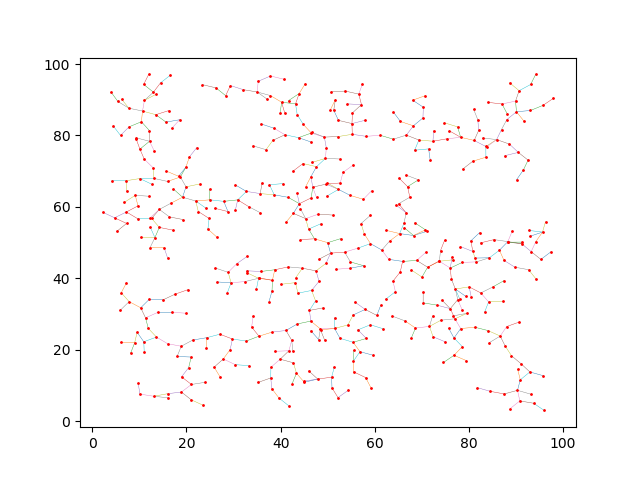

The Python source for this figure:
import matplotlib.pyplot as plt
import numpy as np
from matplotlib.collections import LineCollection
import random
import math

# Parameters
delta = 3.0
qInit = [50.0,50.0]
domain = [100.0,100.0]
k = 10
# Parameters 

class point:
    
    # This is the list of points that self has
    def __init__(self, x, y):
        self.x = x
        self.y = y
        self.children = []

    # For testing
    def printChildren(self):
        for i in range(len(self.children) ):
            print(str(self.children[i].x) + " " + str(self.children[i].y)  )


class circle:

    def __init__(self, x, y, radius):
        self.x = x
        self.y = y
        self.radius = radius

points = []

# Insert description here 
def generateRandomPoint():
    global domain

    randomX = random.random() * domain[0]
    randomY = random.random() * domain[1]
   
    return point(randomX, randomY)


# Calculate distance between two points
def calculateDistance(point1, point2):
    
      
    distance = (point1.x - point2.x)**2 + (point1.y - point2.y)**2
    distance = math.sqrt(distance)

    return distance


# Insert description here
def findNearestPoint(newPoint):
    
    global points
    minPoint = points[0]
    minDistance = 9999999999999999
    # Traverse the list of points and calculate the min
    for i in range(len(points) ):
        
        distance =  calculateDistance(points[i], newPoint) 
        if ( minDistance >=  distance ):
            minDistance = distance 
            minPoint = points[i]
     
    # Add the new point to the list
    # minPoint.children.append(newPoint)
    # points.append(newPoint)
    
    return minPoint


# Insert description here
def calculateDistanceToCenter(point1, point2, circle):
    
    vectorX = float(point2.x - point1.x)
    vectorY = float(point2.y - point1.y)

    lengthOfVector = math.sqrt(vectorX**2 + vectorY**2)
    
    AD = circle.x - point1.x
    
    ED = abs(circle.y - point1.y)
    
    return ED

# Given the newPoint and the closest point, generate the 
# point that we will add to the graph
def findNewConfiguration(closestPoint, newPoint):
    
    global delta
    global points

    vectorX = float(newPoint.x - closestPoint.x)
    vectorY = float(newPoint.y - closestPoint.y)
    
    lengthOfVector = math.sqrt(vectorX**2 + vectorY**2)


    # Scale the length of the vector
    # plt.plot(50, 55)
    # FIX ME - divide by step variable
    vectorX = (float(vectorX) / float(lengthOfVector) ) * delta
    vectorY = (float(vectorY) / float(lengthOfVector) ) * delta

    # Calculate the new point
    finalPoint = point(closestPoint.x + vectorX, closestPoint.y + vectorY)
    # finalPoint = point(newPoint.x + vectorX, newPoint.y + vectorY)

    #print(" ") 
    #print(str(closestPoint.x) + ", " + str(closestPoint.y) ) 
    #print(str(finalPoint.x) + ", " + str(finalPoint.y) )
    #print(" ")


    # Add to list of children
    closestPoint.children.append(finalPoint)
    # Describe
    points.append(finalPoint)

    return finalPoint 

# Insert description of this method here 
def addNewPoint():
    
    # This is the list of all the points
    global points

    newPoint = generateRandomPoint()
    # print(str(newPoint.x) + "," + str(newPoint.y) )
    minPoint = findNearestPoint(newPoint)
    findNewConfiguration(minPoint, newPoint) 


# This takes a list of points and plots 
# all the points and edges 
def plotAllPoints():
   
    global points
    
    # Plot the lines
    for i in range(0, len(points) ):
        for j in range( len(points[i].children ) ):
            plt.plot( [points[i].x, points[i].children[j].x], [points[i].y,  points[i].children[j].y] 
                    , linewidth = 0.3) 

    # Plot the points
    for i in range(0, len(points) ):
        plt.plot(  [points[i].x], [points[i].y],  marker='o', markersize=1, color="red")
       
    
    #plt.xlim(0, 100)
    #plt.ylim(0, 100)
    plt.show()


# Add the initial point
points.append(point(qInit[0], qInit[1]) )

point1 = point(2,2)
point2 = point(3,2)
circle1 = circle(0, 0, 1)

print( calculateDistanceToCenter(point1, point2, circle1) )


for i in range(0, 500):
    addNewPoint()

plotAllPoints()


plt.show()
